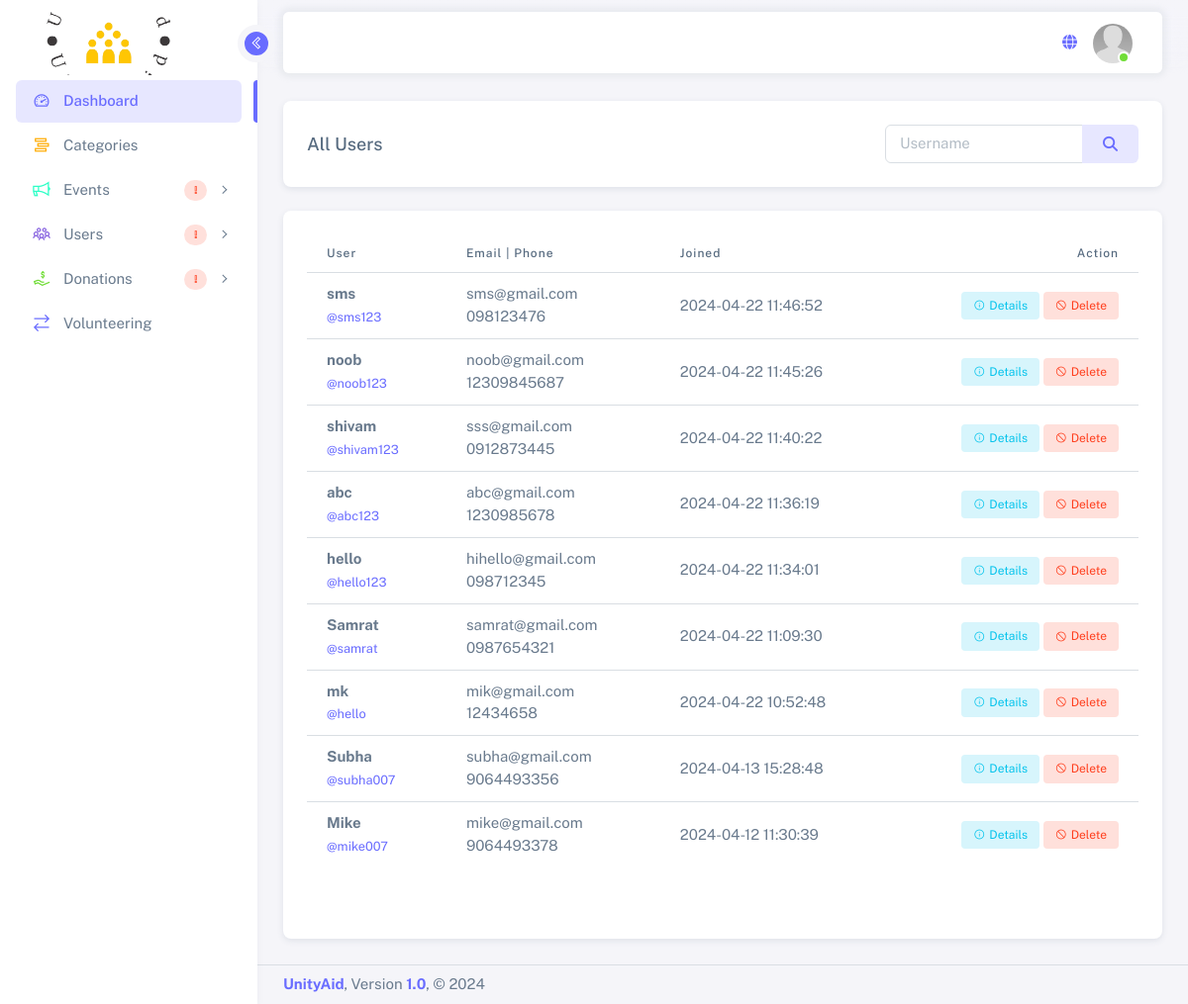
Page /admin/users.php (signed in) on the committed database.
### tables this page shows
CREATE TABLE `users` (
  `id` int(255) NOT NULL,
  `role` text DEFAULT NULL,
  `name` text DEFAULT NULL,
  `username` text DEFAULT NULL,
  `email` text DEFAULT NULL,
  `phone` text DEFAULT NULL,
  `password` text DEFAULT NULL,
  `state` text DEFAULT NULL,
  `image` text DEFAULT NULL,
  `city` text DEFAULT NULL,
  `zip` text DEFAULT NULL,
  `country` text DEFAULT NULL,
  `address` text DEFAULT NULL,
  `status` int(11) NOT NULL DEFAULT 0,
  `created_date` timestamp NULL DEFAULT current_timestamp()
);

### admin/users.php (the view, shortened to what this page needs)
<?php
include 'session.php';
extract($_POST);
?>
	<!DOCTYPE html>
	<html lang="en" class="light-style layout-navbar-fixed layout-menu-fixed ">
	<head>
		<link rel="stylesheet" href="../assets/admin/css/style.css">
		<link rel="stylesheet" href="../assets/admin/css/theme.css">
		<link rel="stylesheet" href="../assets/admin/css/custom.css">
		<link rel="stylesheet" href="../assets/admin/css/scrollbar.css">
		<link rel="stylesheet" href="../assets/universal/css/font-awesome.css">
		<link rel="stylesheet" href="../assets/universal/css/line-awesome.css">
		<link rel="stylesheet" href="../assets/universal/css/datepicker.css"> </head>
	<body>
		<div class="layout-wrapper layout-content-navbar">
			<div class="layout-container">
					<?php include 'sidebar.php'; ?>
				<div class="layout-page">
					<div class="content-wrapper">
						<div class="container-fluid flex-grow-1 container-p-y">
							<div class="row">
								<div class="col-xxl">
									<div class="card mb-4">
										<div class="card-header d-flex flex-wrap gap-3 justify-content-between align-items-center">
											<h5 class="mb-0">All Users</h5>
											<div class="d-flex flex-wrap justify-content-md-end gap-2 align-items-center">
												<form action="" method="GET" class="d-flex flex-wrap gap-2">
													<div class="d-inline">
														<div class="input-group justify-content-end">
															<input type="search" name="search" class="form-control" placeholder="Username" value="">
															<button class="btn btn-label-primary input-group-text" type="submit"> <i class="fa fa-search"></i> </button>
														</div>
													</div>
												</form>
											</div>
										</div>
									</div>
								</div>
							</div>
							<div class="row">
								<div class="col-xxl">
									<div class="card">
										<div class="card-body table-responsive text-nowrap fixed-min-height-table">
											<table class="table table-hover">
												<thead>
													<tr>
														<th>User</th>
														<th>Email | Phone</th>
														<th>Joined</th>
													    <th>Action</th>
													</tr>
												</thead>
												<tbody class="table-border-bottom-0">
												    <?php
	                                                     $sql = "select * from users where 1=1";
	                                                     $sql .= " order by id desc";
	                                                     $cquery = mysqli_query($con,$sql);
	                                                     $num_rows = mysqli_num_rows($cquery);
	                                                     if($num_rows > 0){
	                                                       while($row=mysqli_fetch_assoc($cquery)) { ?>
													<tr>
														<td>
															<div> <span class="fw-bold"><?=$row['name']?></span> <br> <span class="small">
                                                                  <a href="user-details.php?uid=<?=$row['id']?>"><span>@</span><?=$row['username']?></a>
																</span>
															</div>
														</td>
														<td>
															<div> <?=$row['email']?>
																<br><?=$row['phone']?> </div>
														</td>
														<td>
															<div> <?=$row['created_date']?></div>
														</td>
														<td>
															<a href="user-details.php?uid=<?=$row['id']?>" class="btn btn-sm btn-label-info"> <span class="tf-icons las la-info-circle me-1"></span> Details </a>
														    <button type="button" class="btn btn-sm btn-label-danger decisionBtn" data-question="Are you sure to Delete this User?" data-action="<?=$row['id']?>"> <span class="tf-icons las la-ban me-1"></span> Delete </button>
														</td>
													</tr>
													<?php } } ?>
												</tbody>
											</table>
										</div>
										<div class="card-footer pagination justify-content-center">
										</div>
									</div>
								</div>
							</div>
						</div>
							<?php include 'footer.php'; ?>
					</div>
				</div>
			</div>
		</div>
		<link rel="stylesheet" href="../assets/universal/css/iziToast.min.css">
	</body>
	</html>

### assets/admin/css/theme.css (style rules this page uses)
.layout-navbar-fixed .layout-wrapper:not(.layout-horizontal) .layout-page:before { content: ""; width: 100%; height: 4.75rem; position: fixed; top: 0px; z-index: 10 }
.btn-label-primary { color: #696cff; border-color: rgba(0, 0, 0, 0); background: #e7e7ff }
a { color: #696cff }
.layout-navbar-fixed .layout-page:before { backdrop-filter: saturate(200%) blur(10px); background: linear-gradient(180deg, rgba(245, 245, 249, 0.7) 44%, rgba(245, 245, 249, 0.43) 73%, rgba(245, 245, 249, 0)); -webkit-mask: linear-gradient(#f5f5f9, #f5f5f9 18%, transparent 100%); mask: linear-gradient(#f5f5f9, #f5f5f9 18%, transparent 100%) }

### assets/admin/css/custom.css (style rules this page uses)
.layout-navbar-fixed .layout-wrapper:not(.layout-horizontal):not(.layout-without-menu) .layout-page { padding-top: 76px !important; }
.layout-navbar-fixed .layout-wrapper:not(.layout-without-menu) .layout-page { padding-top: 64px !important; }

### rows in the picture
users: name "sms", username "sms123", email "sms@gmail.com", phone "098123476", created_date "2024-04-22 11:46:52"
users: name "noob", username "noob123", email "noob@gmail.com", phone "12309845687", created_date "2024-04-22 11:45:26"
users: name "shivam", username "shivam123", email "sss@gmail.com", phone "0912873445", created_date "2024-04-22 11:40:22"
users: name "abc", username "abc123", email "abc@gmail.com", phone "1230985678", created_date "2024-04-22 11:36:19"
users: name "hello", username "hello123", email "hihello@gmail.com", phone "098712345", created_date "2024-04-22 11:34:01"
users: name "Samrat", username "samrat", email "samrat@gmail.com", phone "0987654321", created_date "2024-04-22 11:09:30"
users: name "mk", username "hello", email "mik@gmail.com", phone "12434658", created_date "2024-04-22 10:52:48"
users: name "Subha", username "subha007", email "subha@gmail.com", phone "9064493356", created_date "2024-04-13 15:28:48"
users: name "Mike", username "mike007", email "mike@gmail.com", phone "9064493378", created_date "2024-04-12 11:30:39"
